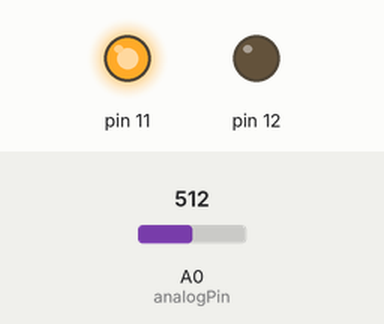
Simulated run of this sketch. Board: Arduino Uno, built with avr-gcc and run on an emulated ATmega328P. Parts: output pins drawn as LEDs (lit = HIGH). Dashed ring = blinking. The inputs (shaded band) are chosen by the test bench; at power-on: A0 (analogPin) = 512.

Above: at 1.4 s.
2.4 s: A0 (analogPin) set to 122
At 2.67 s:
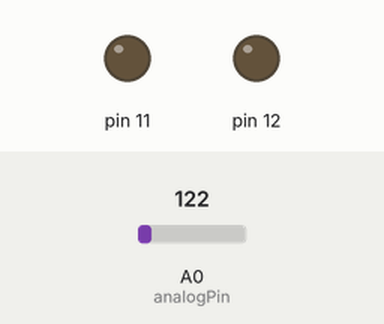
5.9 s: A0 (analogPin) set to 0
At 6.7 s:
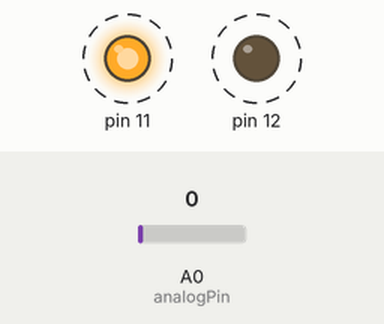
Timing chart, 0 to 60.5 s (numbered marks = the images above; inputs shaded):
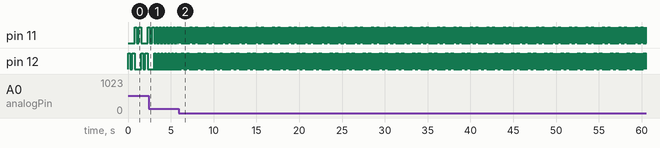

The sketch:

disco_strobe_light.ino
```cpp
const int  analogPin = A0;

int sensorValue = 0;
int timer = 0;

void setup() {
  // put your setup code here, to run once:
  pinMode(12, OUTPUT);
  pinMode(11, OUTPUT);

}

void loop() {
  // put your main code here, to run repeatedly:
  sensorValue = analogRead(analogPin);
  timer = map(sensorValue, 0, 1023, 10, 500);

  digitalWrite(12, HIGH);
  delay(timer);
  digitalWrite(12, LOW);
  delay(timer);
  digitalWrite(12, HIGH);
  delay(timer);
  digitalWrite(12, LOW);
  digitalWrite(11, HIGH);
  delay(timer);
  digitalWrite(11, LOW);
  delay(timer);
  digitalWrite(11, HIGH);
  delay(timer);
  digitalWrite(11, LOW);

}
```

Measured:
- by itself, pin 11: alternates HIGH for 0.01 s and LOW for 0.02 s
- by itself, pin 12: alternates HIGH for 0.01 s and LOW for 0.01 s
